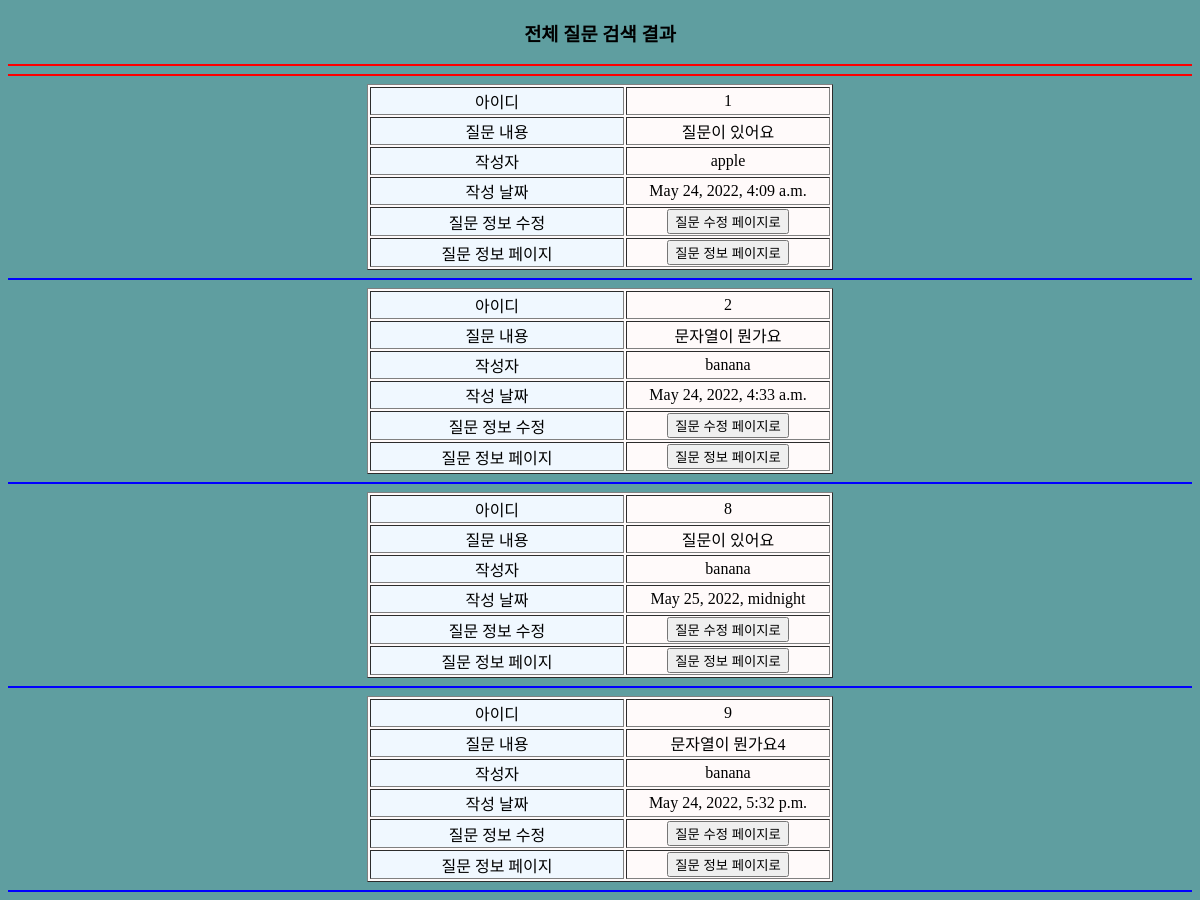
Page /question/q_all on the committed database.
### member/models.py (models this page shows, shortened)
class Question(models.Model):
    question_text = models.CharField(max_length=500)
    question_writer = models.CharField(default='blank', max_length=500)
    pub_date = models.DateTimeField(default=datetime.now, blank=True)

### member/views.py (the view)
# urls.py: path('question/q_all', member.views.q_all)
def q_all(req):
    q_all = Question.objects.all()
    context = {'q_all' : q_all}
    return render(req, 'question/q_all.html', context)

### templates/question/q_all.html (shortened to what this page needs)
<!DOCTYPE html>
<html lang="en">
<head>
</head>
<body bgcolor=#e9967a>
<h3>전체 질문 검색 결과</h3>
<hr color="red">
<hr color="red">
{% for one in q_all %}
<table border="1">
    <tr>
        <td class="c1">아이디</td>
        <td width="200">
            {{ one.id }}
        </td>
    </tr>
    <tr>
        <td class="c1">질문 내용</td>
        <td width="200">
            {{ one.question_text }}
        </td>
    </tr>
    <tr>
        <td class="c1">작성자</td>
        <td width="200">
            {{ one.question_writer }}
        </td>
    </tr>
    <tr>
        <td class="c1">작성 날짜</td>
        <td width="200">
            {{ one.pub_date }}
        </td>
    </tr>
    <tr>
        <td class="c1">질문 정보 수정</td>
        <td colspan="2">
            <a href="/question/q_update/{{ one.id }}">
                <button>질문 수정 페이지로</button>
            </a>
        </td>
    </tr>
    <tr>
        <td class="c1">질문 정보 페이지</td>
        <td colspan="2">
            <a href="/question">
                <button>질문 정보 페이지로</button>
            </a>
        </td>
    </tr>
</table><hr color="blue">
{% endfor %}
</body>
</html>

### templates/question/q_all.html (style rules this page uses)
* { text-align: center; }
body { background: cadetblue; }
td { text-align: center; }
table { background: snow; margin-left:auto; margin-right:auto; }
.c1 { background: aliceblue; width: 250px; }

### rows in the picture
Question: id "1", question_text "질문이 있어요", question_writer "apple", pub_date "May 24, 2022, 4:09 a.m."
Question: id "2", question_text "문자열이 뭔가요", question_writer "banana", pub_date "May 24, 2022, 4:33 a.m."
Question: id "8", question_text "질문이 있어요", question_writer "banana", pub_date "May 25, 2022, midnight"
Question: id "9", question_text "문자열이 뭔가요4", question_writer "banana", pub_date "May 24, 2022, 5:32 p.m."
